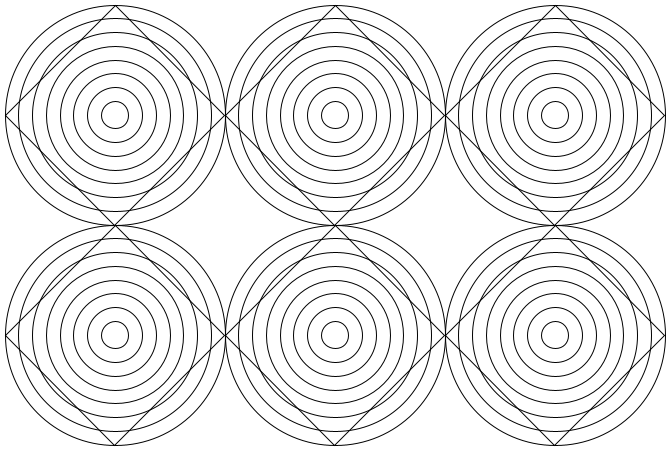
Frame 1 (no input)
Frame 60 (the mouse pressed at the canvas centre just before this capture): identical to frame 1, image omitted
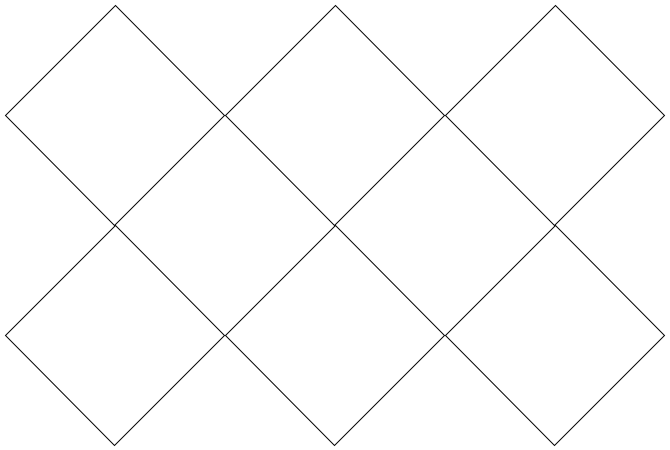
Frame 120 (the mouse held since frame 60 and released just before this capture)

The Processing sketch that drew these frames (run headless with seeded random() and noise(); from frame 60 on, the mouse is pressed at the canvas centre):

// Processing sketch: true_squares
// ── true_squares.pde
void setup(){
    size (670,450);
}
boolean show_circles=true;

void draw(){
    background(255);
    if (show_circles){
        circles();
    }

    squares();
}

void circles(){
    pushStyle();
    noFill();
    float rad=27.5;
    int [] x = {115,335,555};
    int [] y = {115,335};
        for (int i=0;i<6;i++){
            for (int j=0;j<8;j++){
                circle(x[i%3],y[i%2],rad*(j+1));
            }
        }
    popStyle();
}

void squares(){
    pushStyle();
    noFill();
    rectMode(CENTER);
    float extent=155.56;
    int [] x = {115,335,555};
    int [] y = {115,335};
    for (int i=0;i<6;i++){
        pushMatrix();
        translate(x[i%3], y[i%2]);
        rotate(PI/4.0);
        square(0,0,extent);
        popMatrix();
    }        
    popStyle();
}

void mousePressed(){
    if (show_circles){
        show_circles=false;
    }else{
        show_circles=true;
    }
}
